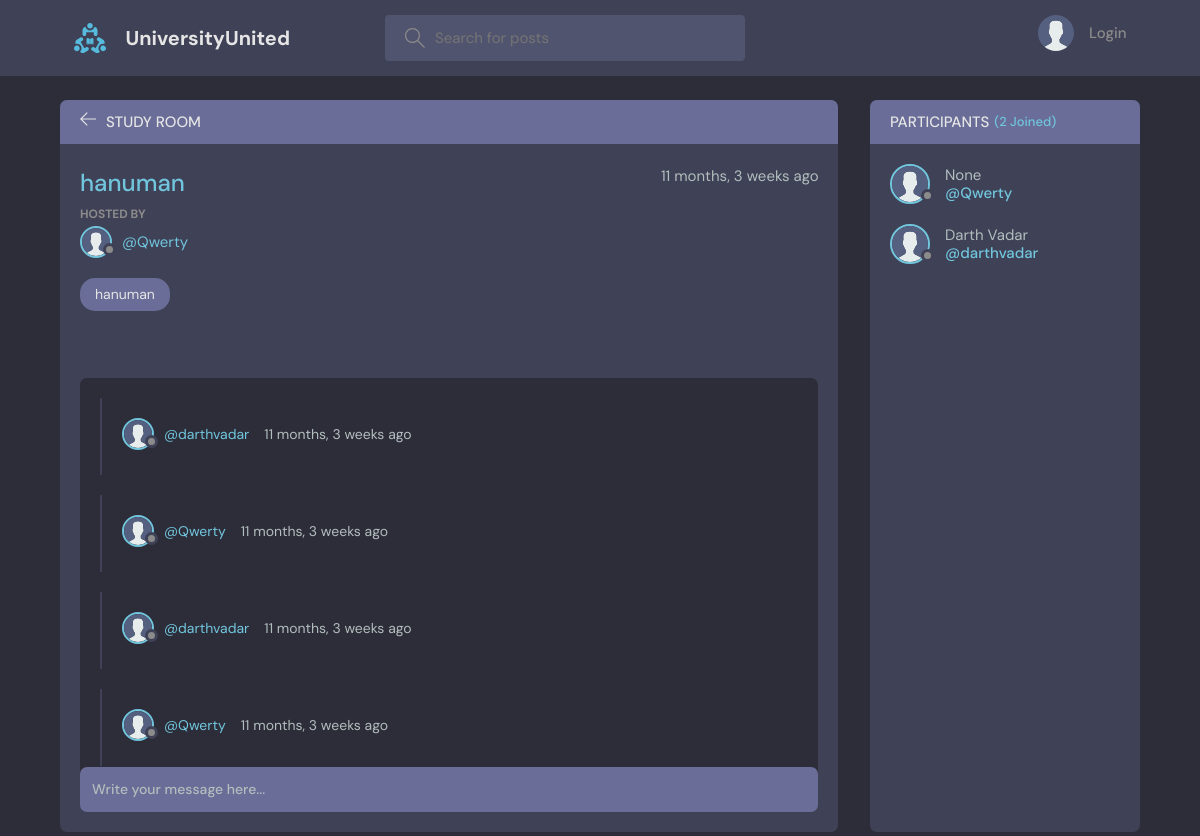
/room/25/, run on the app's committed database.
### base/models.py (models this page shows, shortened)
class Room(models.Model):
    host = models.ForeignKey(User, on_delete=models.SET_NULL, null=True)
    topic = models.ForeignKey(Topic, on_delete=models.SET_NULL, null=True)
    name = models.CharField(max_length=200)
    description = models.TextField(null=True, blank=True)
    participants = models.ManyToManyField(
        User, related_name='participants', blank=True)
    updated = models.DateTimeField(auto_now=True)
    created = models.DateTimeField(auto_now_add=True)
    class Meta:
        ordering = ['-updated', '-created']

class User(AbstractUser):
    name = models.CharField(max_length=200, null=True)
    email = models.EmailField(unique=True, null=True)
    bio = models.TextField(null=True)
    avatar = models.ImageField(null=True, default="avatar.svg")
    USERNAME_FIELD = 'email'
    REQUIRED_FIELDS = ['username',]

class Topic(models.Model):
    name = models.CharField(max_length=200)
    def __str__(self):
        return self.name

class Message(models.Model):
    user = models.ForeignKey(User, on_delete=models.CASCADE)
    room = models.ForeignKey(Room, on_delete=models.CASCADE)
    Message = models.TextField()
    media = models.ImageField(upload_to='chat_media/', blank=True, null=True)
    updated = models.DateTimeField(auto_now=True)
    created = models.DateTimeField(auto_now_add=True)

### base/views.py (the view, shortened to what this page needs)
# urls.py: path('room/<str:pk>/', views.room, name="room"),
def room(request, pk):
    room = Room.objects.get(id=pk)
    room_messages = room.message_set.all()
    participants = room.participants.all()
    context = {'room': room, 'room_messages': room_messages,
               'participants': participants}
    return render(request, 'base/room.html', context)

### base/templates/base/room.html (shortened to what this page needs)
{% extends 'main.html' %}
{% block content %}
<main class="profile-page layout layout--2">
  <div class="container">
    <div class="room">
      <div class="room__top">
        <div class="room__topLeft">
          <a href="{% url 'home' %}">
            <svg version="1.1" xmlns="http://www.w3.org/2000/svg" width="32" height="32" viewBox="0 0 32 32">
              <title>arrow-left</title>
              <path
                d="M13.723 2.286l-13.723 13.714 13.719 13.714 1.616-1.611-10.96-10.96h27.625v-2.286h-27.625l10.965-10.965-1.616-1.607z">
              </path>
            </svg>
          </a>
          <h3>Study Room</h3>
        </div>
      </div>
      <div class="room__box scroll">
        <div class="room__header scroll">
          <div class="room__info">
            <h3>{{room.name}}</h3>
            <span>{{room.created|timesince}} ago</span>
          </div>
          <div class="room__hosted">
            <p>Hosted By</p>
            <a href="{% url 'user-profile' room.host.id %}" class="room__author">
              <div class="avatar avatar--small">
                <img src="{{room.host.avatar.url}}" />
              </div>
              <span>@{{room.host.username}}</span>
            </a>
          </div>
          <span class="room__topics">{{room.topic}}</span>
        </div>
        <div class="room__conversation">
          <div class="threads scroll">
            {% for message in room_messages %}
            <div class="thread">
              <div class="thread__top">
                <div class="thread__author">
                  <a href="{% url 'user-profile' message.user.id %}" class="thread__authorInfo">
                    <div class="avatar avatar--small">
                      <img src="{{message.user.avatar.url}}" />
                    </div>
                    <span>@{{message.user.username}}</span>
                  </a>
                  <span class="thread__date">{{message.created|timesince}} ago</span>
                </div>
              </div>
            </div>
            {% endfor %}
          </div>
        </div>
      </div>
      <div class="room__message">
        <form action="" method="POST">
          <input name="body" placeholder="Write your message here..." />
        </form>
      </div>
    </div>
    <div class="participants">
      <h3 class="participants__top">Participants <span>({{participants.count}} Joined)</span></h3>
      <div class="participants__list scroll">
        {% for user in participants %}
        <a href="{%  url 'user-profile' user.id %}" class="participant">
          <div class="avatar avatar--medium">
            <img src="{{user.avatar.url}}" />
          </div>
          <p>
            {{user.name}}
            <span>@{{user.username}}</span>
          </p>
        </a>
        {% endfor %}
      </div>
    </div>
  </div>
</main>
{% endblock content %}

### data on the page
Room: name "hanuman", created "11 months, 3 weeks", host.avatar (placeholder picture), host.username "Qwerty", topic "hanuman"
Message: user.avatar (placeholder picture), user.username "darthvadar", created "11 months, 3 weeks"
Message: user.avatar (placeholder picture), user.username "Qwerty", created "11 months, 3 weeks"
Message: user.avatar (placeholder picture), user.username "darthvadar", created "11 months, 3 weeks"
Message: user.avatar (placeholder picture), user.username "Qwerty", created "11 months, 3 weeks"
User: avatar (placeholder picture), name "None", username "Qwerty"
User: avatar (placeholder picture), name "Darth Vadar", username "darthvadar"

### other printed values
{{ participants.count }} "2"
